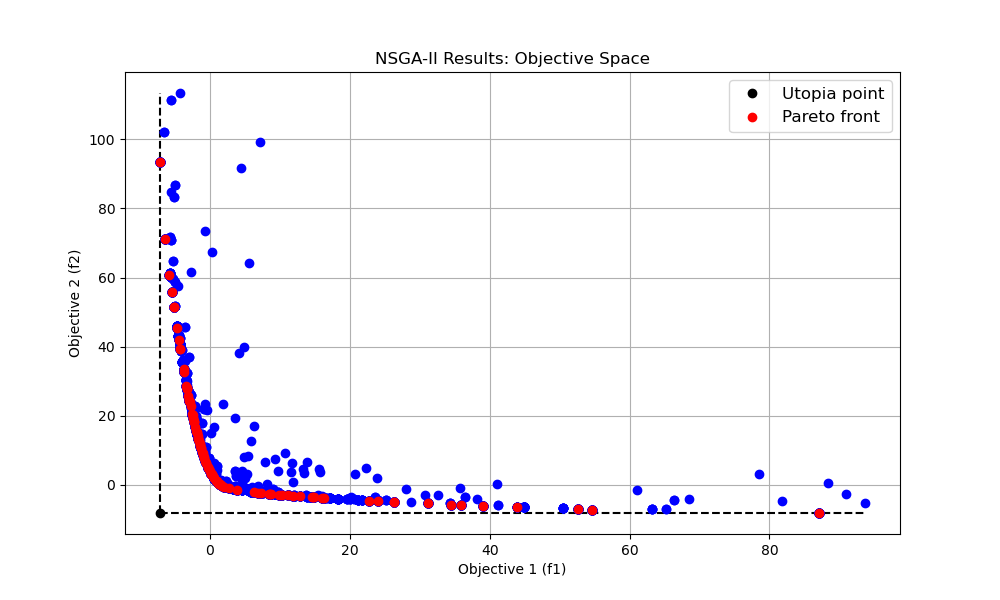

Source code (Python):
import pandas as pd
import matplotlib.pyplot as plt
import ast
import numpy as np

def plot_results_from_csv(csv_filename1, csv_filename2):
    df = pd.read_csv(csv_filename1)
    
    df['Objective'] = df['Objective'].apply(ast.literal_eval)
    df[['Objective 1', 'Objective 2']] = pd.DataFrame(df['Objective'].tolist(), index=df.index)
    f1_values = df['Objective 1'].values
    f2_values = df['Objective 2'].values
    f1_all_max = max(f1_values)
    f2_all_max = max(f2_values)
    
    df2 = pd.read_csv(csv_filename2)
    f1_pareto = df2['Objective 1'].values
    f2_pareto = df2['Objective 2'].values
    f1_min = min(f1_pareto)
    f2_min = min(f2_pareto)
    
    utopia_x = np.linspace(f1_min, f1_all_max, 100)
    utopia_x2 = np.ones(len(utopia_x))*f2_min
    utopia_y = np.linspace(f2_min, f2_all_max, 100)
    utopia_y2 = np.ones(len(utopia_y))*f1_min

    plt.figure(figsize=(10, 6))
    plt.plot(f1_min, f2_min, 'ko', label='Utopia point')
    plt.plot(utopia_x, utopia_x2, '--k')
    plt.plot(utopia_y2, utopia_y, '--k')
    
    plt.plot(f1_values, f2_values, 'bo')
    plt.plot(f1_pareto, f2_pareto, 'ro', label='Pareto front')
    plt.title('NSGA-II Results: Objective Space')
    plt.xlabel('Objective 1 (f1)')
    plt.ylabel('Objective 2 (f2)')
    plt.legend(fontsize=12)
    plt.grid(True)
    plt.show()

csv_filename1 = 'try_all_data.csv'
csv_filename2 = 'try_Pareto.csv'
plot_results_from_csv(csv_filename1, csv_filename2)
